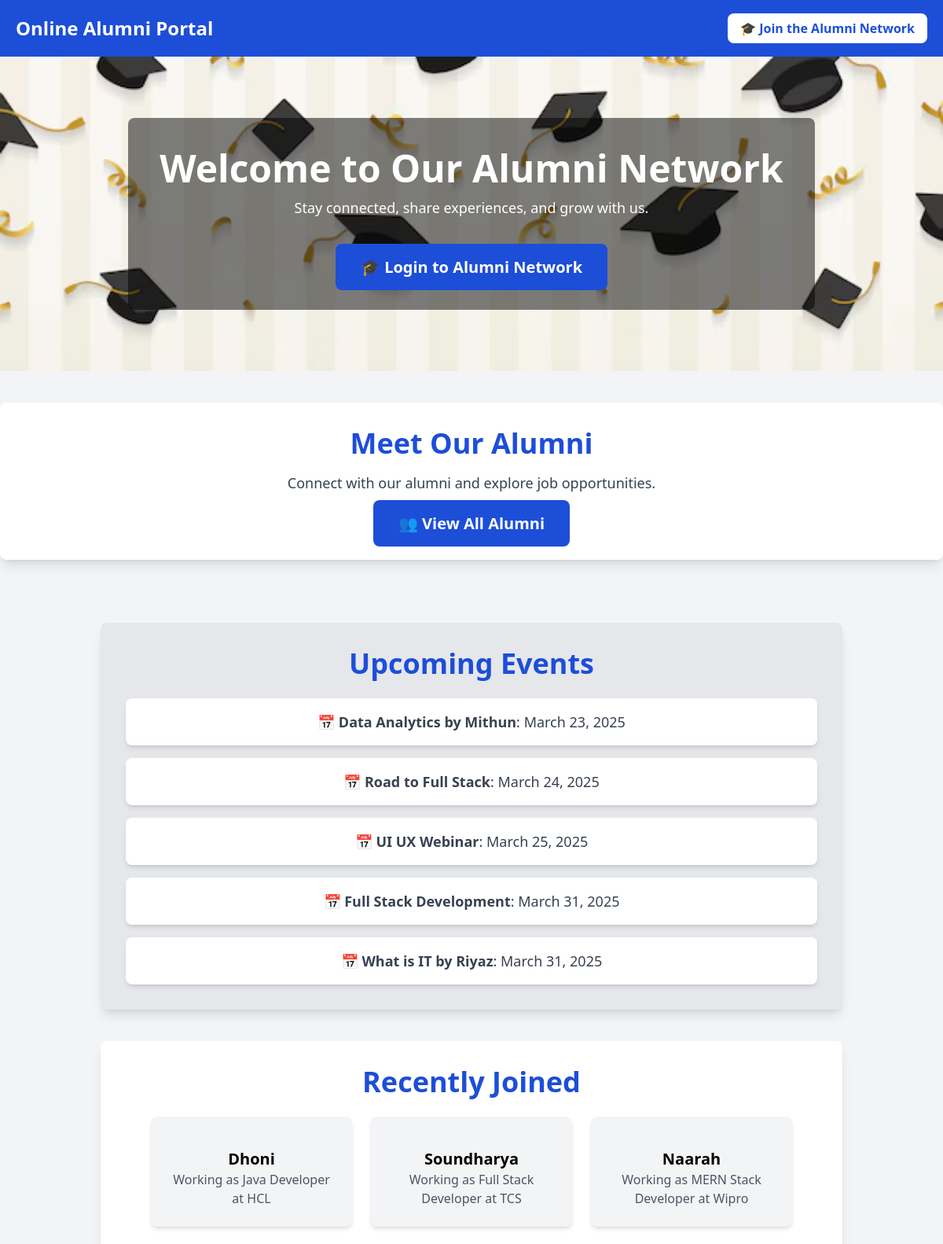
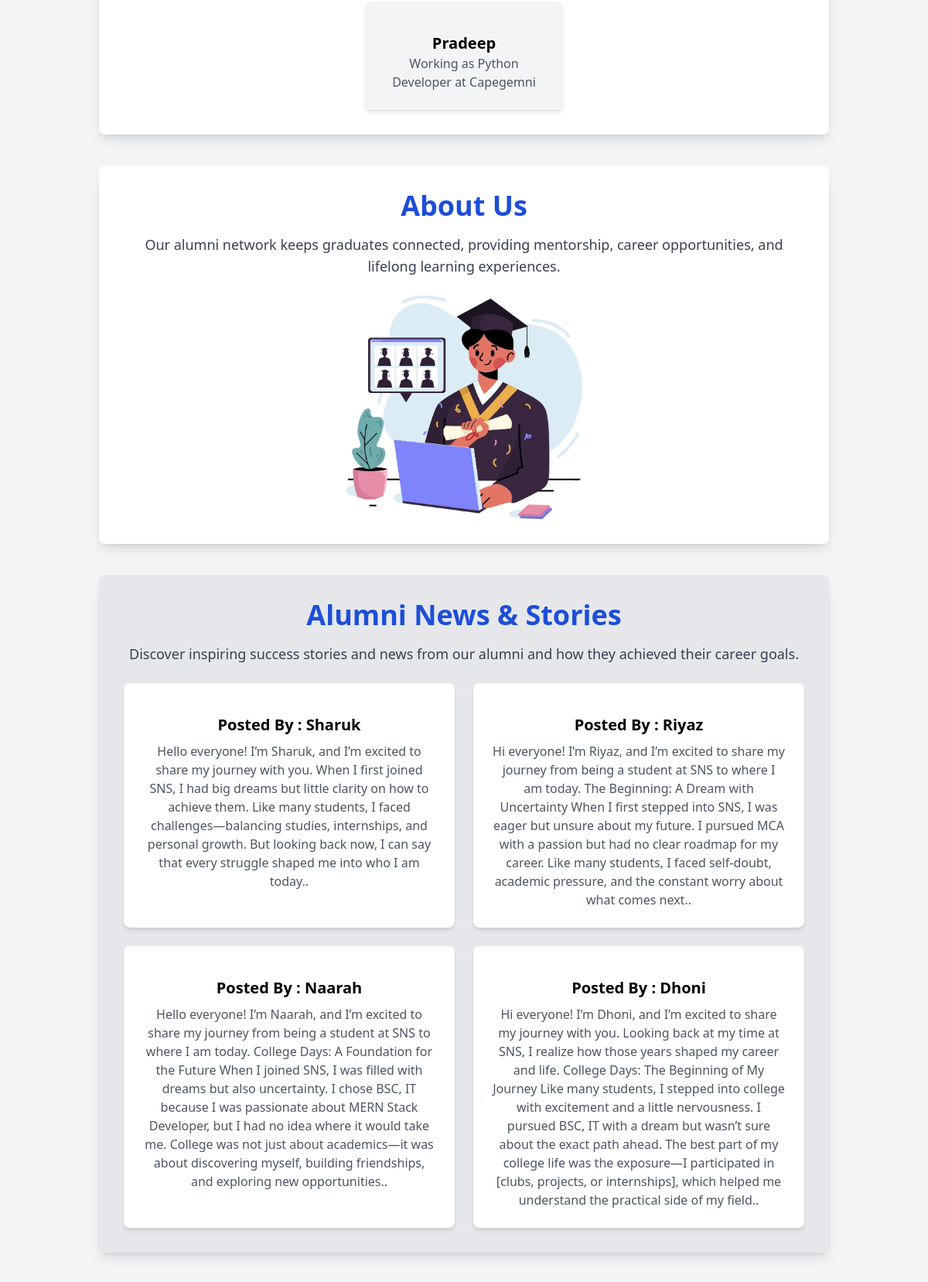
The page / (upper part) on the database its author committed (2 pictures, top to bottom).
### alumni/models.py (models this page shows, shortened)
class Event(models.Model):
    title = models.CharField(max_length=255)
    date = models.DateField()
    description = models.TextField(default="")

class Alumni(models.Model):
    user = models.OneToOneField(User, on_delete=models.CASCADE)
    email = models.EmailField(max_length=100)  # Add email field
    password = models.CharField(max_length=255)  # Store hashed password
    batch = models.CharField(max_length=10)
    department = models.CharField(max_length=100)
    position = models.CharField(max_length=100)
    company = models.CharField(max_length=100)
    contact = models.CharField(max_length=15)

class News(models.Model):
    user = models.ForeignKey(User, on_delete=models.CASCADE)  # Link to Alumni user
    title = models.CharField(max_length=255)
    content = models.TextField()
    created_at = models.DateTimeField(auto_now_add=True)

### alumni/views.py (the view)
# urls.py: path('', views.home, name='home'),
def home(request):
    alumni_list = Alumni.objects.all()[:4]  # Fetch latest 5 alumni
    event_list = Event.objects.all().order_by('date')  # Fetch upcoming 5 events sorted by date
    news_list = News.objects.all()
    context = {
        'alumni_list': alumni_list,
        'event_list': event_list,
        'news_list': news_list,
    }
    return render(request, 'base.html', context)

### alumni/templates/base.html (shortened to what this page needs)
<!DOCTYPE html>
<html lang="en">
<head>
    {% load static %}
    <script src="https://cdn.tailwindcss.com"></script>
</head>
<body class="bg-gray-100">
    <nav class="bg-blue-700 p-5 text-white shadow-lg flex justify-between items-center">
        <div class="text-2xl font-bold">Online Alumni Portal</div>
        <div>
            {% if user.is_authenticated %}
                <span class="mr-4">Welcome, {{ user.username }}</span>
                <a href="{% url 'edit_alumni' %}" class="bg-white text-blue-700 px-4 py-2 rounded-lg font-semibold hover:bg-gray-200 transition">Edit Profile</a>
                <a href="{% url 'logout' %}" class="bg-red-600 text-white px-4 py-2 rounded-lg font-semibold hover:bg-red-700 transition ml-2">Logout</a>
            {% else %}
                <a href="{% url 'register' %}" class="bg-white text-blue-700 px-4 py-2 rounded-lg font-semibold hover:bg-gray-200 transition">🎓 Join the Alumni Network</a>
            {% endif %}
        </div>
    </nav>
    <section class="relative h-[400px] bg-cover flex items-center justify-center text-white" style="background-image: url('../static/images/home.jpg');">
        <div class="bg-black bg-opacity-50 p-10 rounded-lg text-center">
            <h1 class="text-5xl font-extrabold">Welcome to Our Alumni Network</h1>
            <p class="text-lg mt-3">Stay connected, share experiences, and grow with us.</p>
            <div class="text-center mt-12">
                <a href="{% url 'login' %}" class="bg-blue-700 text-white px-8 py-4 rounded-lg text-xl font-semibold hover:bg-blue-800 transition">
                    🎓 Login to Alumni Network
                </a>
            </div>
        </div>
    </section>
    <section class="mt-10 bg-white p-8 rounded-lg shadow-lg text-center">
        <h2 class="text-4xl font-bold text-blue-700">Meet Our Alumni</h2>
        <p class="text-lg text-gray-700 mt-4">Connect with our alumni and explore job opportunities.</p>
        <div class="mt-6">
            <a href="{% url 'all_alumni' %}" class="bg-blue-700 text-white px-8 py-4 rounded-lg text-xl font-semibold hover:bg-blue-800 transition">
                👥 View All Alumni
            </a>
        </div>
    </section>
    <div class="container mx-auto p-10">
        <section class="mt-10 bg-gray-200 p-8 rounded-lg shadow-lg text-center">
            <h2 class="text-4xl font-bold text-blue-700">Upcoming Events</h2>
            <ul class="mt-6 space-y-4 text-lg text-gray-700">
                {% for event in event_list %}
                    <li class="p-4 bg-white rounded-lg shadow-md">
                        📅 <b>{{ event.title }}</b>: {{ event.date }}
                    </li>
                {% empty %}
                    <li class="p-4 bg-white rounded-lg shadow-md">No upcoming events</li>
                {% endfor %}
            </ul>
        </section>
        <section class="mt-10 bg-white p-8 rounded-lg shadow-lg text-center">
            <h2 class="text-4xl font-bold text-blue-700">Recently Joined</h2>
            <div class="mt-6 flex flex-wrap justify-center gap-6">
                {% for alumni in alumni_list %}
                    <div class="w-64 p-6 bg-gray-100 rounded-lg shadow-md">
                        <h3 class="mt-4 text-xl font-bold">{{ alumni.user }}</h3>
                        <p class="text-gray-600">Working as {{ alumni.position }} at {{ alumni.company }}</p>
                    </div>
                {% empty %}
                    <p class="text-gray-600">No alumni details available.</p>
                {% endfor %}
            </div>
        </section>
 <section class="mt-10 bg-white p-8 rounded-lg shadow-lg text-center">
    <h2 class="text-4xl font-bold text-blue-700">About Us</h2>
    <p class="text-lg text-gray-700 mt-4">Our alumni network keeps graduates connected, providing mentorship, career opportunities, and lifelong learning experiences.</p>
    <div class="mt-6 flex justify-center" style="height: 289px;">
        {% load static %}
        <img src="{% static 'images/graduation_0.jpg' %}" alt="Alumni">
    </div>
</section>
        <section class="mt-10 bg-gray-200 p-8 rounded-lg shadow-lg text-center">
            <h2 class="text-4xl font-bold text-blue-700">Alumni News & Stories</h2>
            <p class="text-lg text-gray-700 mt-4">Discover inspiring success stories and news from our alumni and how they achieved their career goals.</p>
            <div class="mt-6 grid grid-cols-1 md:grid-cols-2 gap-6">
                {% for alumni in news_list %}
                <div class="p-6 bg-white rounded-lg shadow-md">
                    <h3 class="mt-4 text-xl font-bold">Posted By : {{ alumni.user }}</h3>
                    <p class="text-gray-600 mt-2">{{ alumni.content }}.</p>
                </div>
            {% empty %}
                <p class="text-gray-600">No alumni details available.</p>
            {% endfor %}
            </div>
        </section>
    </div>
</body>
</html>

### rows shown on the page
Event: title "Data Analytics by Mithun", date "March 23, 2025"
Event: title "Road to Full Stack", date "March 24, 2025"
Event: title "UI UX Webinar", date "March 25, 2025"
Event: title "Full Stack Development", date "March 31, 2025"
Event: title "What is IT by Riyaz", date "March 31, 2025"
Alumni: user "Dhoni", position "Java Developer", company "HCL"
Alumni: user "Soundharya", position "Full Stack Developer", company "TCS"
Alumni: user "Naarah", position "MERN Stack Developer", company "Wipro"
Alumni: user "Pradeep", position "Python Developer", company "Capegemni"
News: user "Sharuk", content "Hello everyone! I’m Sharuk, and I’m excited to share my journey with you. When I first joined SNS, I had big dreams but little clarity on how to achieve them. Like many students, I faced challenges—balancing studies, internships, and personal growth. But looking back now, I can say that every struggle shaped me into who I am today."
News: user "Riyaz", content "Hi everyone! I’m Riyaz, and I’m excited to share my journey from being a student at SNS to where I am today. The Beginning: A Dream with Uncertainty When I first stepped into SNS, I was eager but unsure about my future. I pursued MCA with a passion but had no clear roadmap for my career. Like many students, I faced self-doubt, academic pressure, and the constant worry about what comes next."
News: user "Naarah", content "Hello everyone! I’m Naarah, and I’m excited to share my journey from being a student at SNS to where I am today. College Days: A Foundation for the Future When I joined SNS, I was filled with dreams but also uncertainty. I chose BSC, IT because I was passionate about MERN Stack Developer, but I had no idea where it would take me. College was not just about academics—it was about discovering myself, building friendships, and exploring new opportunities."
News: user "Dhoni", content "Hi everyone! I’m Dhoni, and I’m excited to share my journey with you. Looking back at my time at SNS, I realize how those years shaped my career and life. College Days: The Beginning of My Journey Like many students, I stepped into college with excitement and a little nervousness. I pursued BSC, IT with a dream but wasn’t sure about the exact path ahead. The best part of my college life was the exposure—I participated in [clubs, projects, or internships], which helped me understand the practical side of my field."
